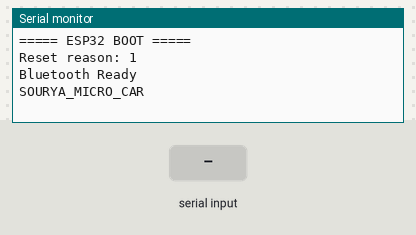
The sketch below on a simulated ESP32. Shown: the last lines printed to the serial monitor. The test bench sets the inputs (shaded band). Nothing arrives over Bluetooth unless stated.

Above: at 2.2 s.
2.3 s: "1" received over the second serial link
At 3.5 s:
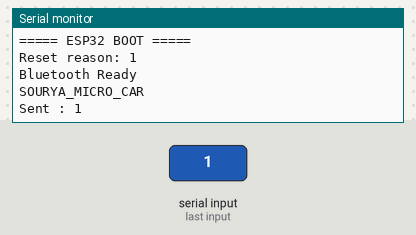
3.8 s: "0" received over the second serial link
At 4.7 s:
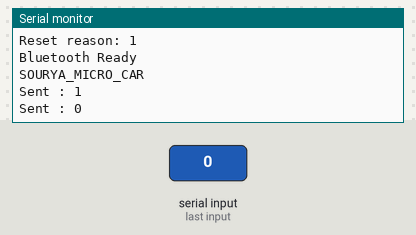
5.3 s: "2" received over the second serial link
At 5.9 s:
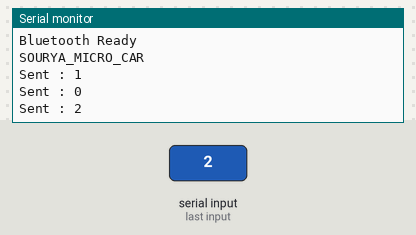

The sketch:

REMOTE_CAR_BLE.ino
```cpp
#include <BluetoothSerial.h>
#include "esp_system.h"

BluetoothSerial SerialBT;

HardwareSerial STM(2);

#define RXD2 16
#define TXD2 17


void setup()
{
    Serial.begin(115200);

    delay(1000);

    Serial.println();
    Serial.println("===== ESP32 BOOT =====");
    Serial.print("Reset reason: ");
    Serial.println(esp_reset_reason());

    SerialBT.begin("SOURYA_MICRO_CAR");

    STM.begin(115200, SERIAL_8N1, RXD2, TXD2);

    Serial.println("Bluetooth Ready");
    Serial.println("SOURYA_MICRO_CAR");
}

void loop()
{
    if(SerialBT.available())
    {
        char cmd = SerialBT.read();

        STM.write(cmd);

        Serial.print("Sent : ");
        Serial.println(cmd);
    }
}
```

Measured:
- after the input at 2.3 s, the serial monitor: prints a new line at once (image 1)
- after the input at 3.8 s, the serial monitor: prints a new line at once (image 2)
- after the input at 5.3 s, the serial monitor: prints a new line at once (image 3)
